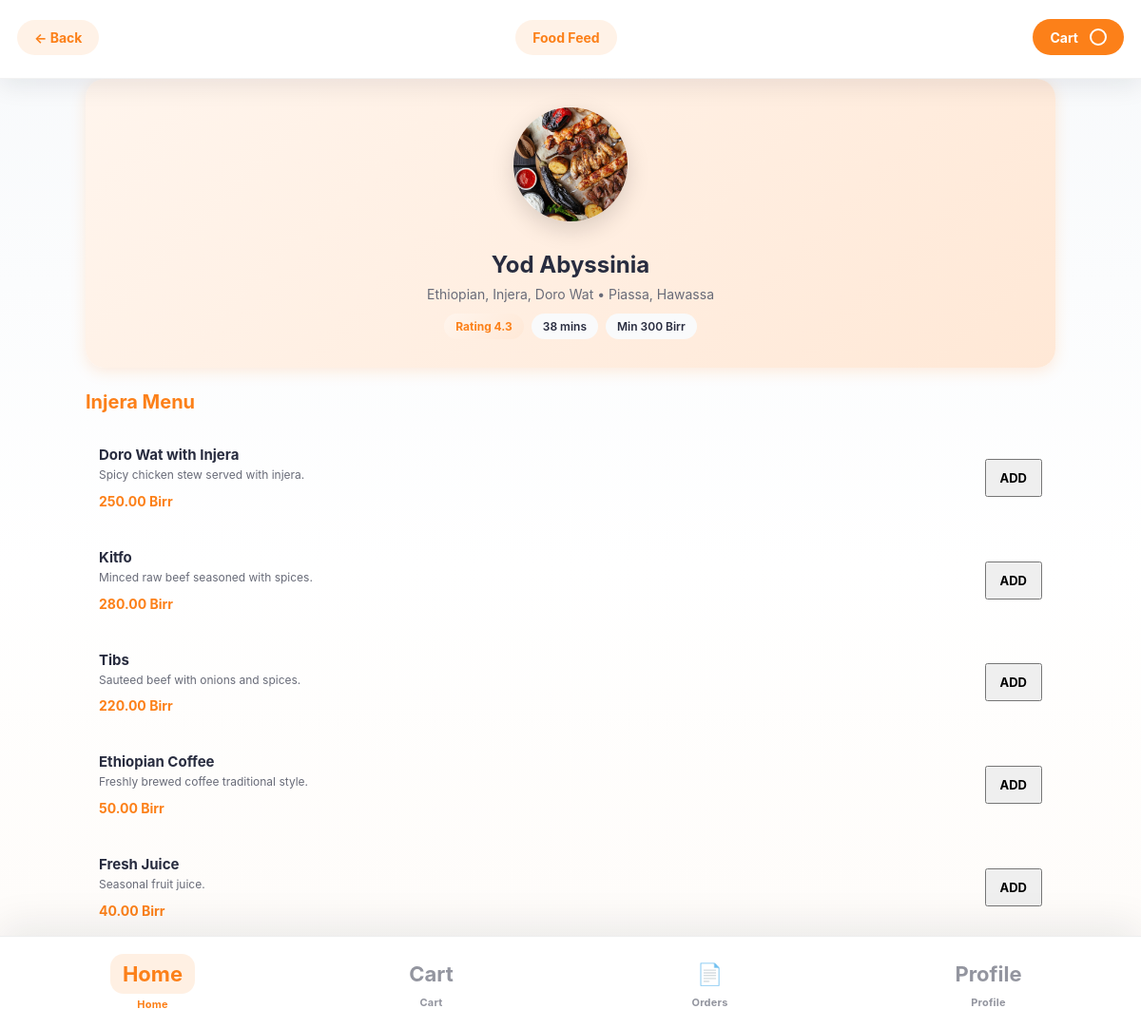
Page /customer/restaurant.php?id=1 (signed in) on the committed database.
### tables this page shows
CREATE TABLE restaurants (
    id INT PRIMARY KEY AUTO_INCREMENT,
    user_id INT NOT NULL,
    name VARCHAR(150) NOT NULL,
    description TEXT,
    cuisine_type VARCHAR(200),
    location VARCHAR(200) NOT NULL,
    phone VARCHAR(20) NOT NULL,
    opening_time TIME,
    closing_time TIME,
    image VARCHAR(255),
    rating DECIMAL(2,1) DEFAULT 0.0,
    status ENUM('pending', 'active', 'suspended') DEFAULT 'pending',
    latitude DECIMAL(10,8) DEFAULT NULL,
    longitude DECIMAL(11,8) DEFAULT NULL,
    created_at TIMESTAMP DEFAULT CURRENT_TIMESTAMP,
    FOREIGN KEY (user_id) REFERENCES users(id) ON DELETE CASCADE,
    INDEX idx_location (latitude, longitude)
);

CREATE TABLE menu_items (
    id INT PRIMARY KEY AUTO_INCREMENT,
    category_id INT NOT NULL,
    name VARCHAR(150) NOT NULL,
    description TEXT,
    price DECIMAL(10,2) NOT NULL,
    image VARCHAR(255),
    is_available BOOLEAN DEFAULT true,
    created_at TIMESTAMP DEFAULT CURRENT_TIMESTAMP,
    FOREIGN KEY (category_id) REFERENCES categories(id) ON DELETE CASCADE
);

### includes/functions.php (called while the page is built, shortened)
<?php
function format_price($amount) {
    return number_format((float)$amount, 2) . ' Birr';
}

### customer/restaurant.php (the view, shortened to what this page needs)
<?php
require_once __DIR__ . '/../includes/db.php';
$id = (int)($_GET['id'] ?? 0);
$stmt = $pdo->prepare('SELECT r.*, u.name AS owner_name FROM restaurants r JOIN users u ON r.user_id = u.id WHERE r.id = ? AND r.status = ? LIMIT 1');
$stmt->execute([$id, 'active']);
$restaurant = $stmt->fetch(PDO::FETCH_ASSOC);
$stmt = $pdo->prepare('SELECT mi.*, c.name AS category_name FROM menu_items mi JOIN categories c ON mi.category_id = c.id WHERE c.restaurant_id = ? ORDER BY mi.created_at DESC');
$stmt->execute([$id]);
$menuItems = $stmt->fetchAll(PDO::FETCH_ASSOC);
$cartCount = get_cart_count();
?><!DOCTYPE html>
<html lang="en">
<head>
    <link rel="stylesheet" href="/assets/css/style.css">
</head>
<body>
    <header class="page-header">
        <div style="display:flex;justify-content:space-between;align-items:center;width:100%;gap:8px;">
            <a class="pill-button" href="/customer/dashboard.php">← Back</a>
            <a class="pill-button" href="/customer/restaurant-feed.php?id=<?= $id ?>">Food Feed</a>
            <a class="pill-button" href="/customer/cart.php" style="background:var(--primary-orange);color:#fff;position:relative;">
                Cart <span class="cart-count nav-badge" style="position:relative;top:auto;right:auto;display:inline-flex;margin-left:4px;"><?= $cartCount ?: '' ?></span>
            </a>
        </div>
    </header>
    <main class="page-content" style="padding-top:0;padding-bottom:80px;">
        <section class="restaurant-hero">
            <div class="hero-image"><img src="/assets/images/food/doro-wat.jpg" alt="<?= htmlspecialchars($restaurant['name']) ?>" style="width: 120px; height: 120px; border-radius: 50%; object-fit: cover; box-shadow: 0 8px 24px rgba(0,0,0,0.15);"></div>
            <div class="restaurant-info">
                <h1 style="font-size:24px;margin-bottom:8px;"><?= htmlspecialchars($restaurant['name']) ?></h1>
                <p style="color:var(--gray-text);font-size:14px;margin:6px 0 12px;"><?= htmlspecialchars($restaurant['cuisine_type']) ?> • <?= htmlspecialchars($restaurant['location']) ?></p>
                <div class="restaurant-stats" style="justify-content:center;">
                    <span style="background:linear-gradient(135deg,#FFF5ED,#FFE8D6);color:var(--primary-orange);font-weight:700;">Rating <?= number_format($restaurant['rating'], 1) ?></span>
                    <span>38 mins</span>
                    <span>Min 300 Birr</span>
                </div>
            </div>
        </section>
        <section class="menu-section">
            <h2>Injera Menu</h2>
            <?php if (empty($menuItems)): ?>
                <div class="empty-state">No menu items available yet.</div>
            <?php else: ?>
                <div style="display:grid;gap:12px;margin-bottom:20px;">
                <?php foreach ($menuItems as $item): ?>
                    <div class="menu-item-card" style="display:grid;grid-template-columns:1fr auto;gap:12px;align-items:center;padding:14px;border-radius:16px;">
                        <div style="min-width:0;">
                            <h3 style="font-size:15px;margin-bottom:4px;"><?= htmlspecialchars($item['name']) ?></h3>
                            <p style="font-size:12px;color:var(--gray-text);margin-bottom:8px;line-height:1.4;"><?= htmlspecialchars(mb_substr($item['description'], 0, 60)) . (mb_strlen($item['description']) > 60 ? '...' : '') ?></p>
                            <strong style="color:var(--primary-orange);font-size:14px;"><?= format_price($item['price']) ?></strong>
                        </div>
                        <button class="secondary-btn add-to-cart" data-id="<?= $item['id'] ?>" style="white-space:nowrap;padding:10px 14px;font-size:13px;font-weight:700;">ADD</button>
                    </div>
                <?php endforeach; ?>
                </div>
            <?php endif; ?>
        </section>
    </main>
    <?php $active_nav = 'home'; include __DIR__ . '/../includes/bottom-nav.php'; ?>
</body>
</html>

### assets/css/style.css (style rules this page uses)
body { transition: opacity 0.2s ease, transform 0.2s ease; }
.primary-btn, .secondary-btn, .pill-button { position: relative; overflow: hidden; }
.primary-btn::after, .secondary-btn::after, .pill-button::after { content: ''; position: absolute; inset: 0; background: radial-gradient(circle, rgba(255, 255, 255, 0.4) 0%, transparent 70%); border-radius: inherit; opacity: 0; transition: opacity 0.3s; pointer-events: none; }
* { box-sizing: border-box; }
:root { --primary-orange: #FC8019; --primary-dark: #E67E22; --accent-red: #FF6B6B; --accent-purple: #6C5CE7; --accent-green: #00B894; --dark-text: #282C3F; --dark-text-light: #1A202C; --gray-text: #686B78; --light-gray: #93959F; --success-green: #48C479; --error-red: #E53935; --warning-yellow: #FFC107; --bg-white: #FFFFFF; --bg-light: #F9FAFB; --bg-orange-tint: #FFF5ED; --border-gray: #E8E8E8; --shadow-sm: 0 2px 8px rgba(0, 0, 0, 0.08); --shadow-md: 0 4px 16px rgba(0, 0, 0, 0.12); --shadow-lg: 0 8px 24px rgba(0, 0, 0, 0.16); --shadow-xl: 0 12px 32px rgba(0, 0, 0, 0.18); --font: 'Okra', 'Inter', -apple-system, sans-serif; }
body { margin: 0; min-height: 100vh; font-family: var(--font); color: var(--dark-text); background: linear-gradient(180deg, #f7f9fb 0%, #ffffff 55%, #fefbf8 100%); background-attachment: fixed; }
button, input, select, textarea { font-family: var(--font); }
button { cursor: pointer; }
a { color: inherit; text-decoration: none; }
h1, h2, h3, h4 { margin: 0; font-weight: 700; }
p { margin: 0; }
html { scroll-behavior: smooth; }
.page-header { padding: 20px 18px 24px; background: rgba(255,255,255,0.96); border-bottom: 1px solid rgba(34, 41, 47, 0.06); position: sticky; top: 0; z-index: 20; backdrop-filter: blur(18px); box-shadow: 0 8px 24px rgba(15, 23, 42, 0.08); }
.page-content { padding: 20px; }
.restaurant-hero { position: relative; font-size: 52px; z-index: 1; transition: transform 0.4s ease; }
.restaurant-meta h3, .menu-item-card h3, .admin-card h3, .order-card h3, .stat-card strong { margin-bottom: 8px; font-size: 16px; }
.restaurant-meta p, .menu-item-card p, .order-card p, .detail-line span, .report-line span { color: var(--gray-text); font-size: 14px; }
.restaurant-stats, .detail-line, .status-badge, .availability { display: flex; gap: 8px; flex-wrap: wrap; }
.restaurant-stats span, .status-badge, .availability { background: var(--bg-light); color: var(--dark-text); border-radius: 999px; padding: 6px 12px; font-size: 12px; font-weight: 600; transition: all 0.3s ease; }
.menu-item-card { display: flex; justify-content: space-between; align-items: center; gap: 12px; transition: all 0.3s ease; }
.menu-item-card div, .cart-item-card .item-details { max-width: calc(100% - 120px); }
.nav-badge { position: absolute; top: 0; right: 2px; background: var(--primary-orange); color: #fff; font-size: 10px; font-weight: 700; min-width: 18px; height: 18px; border-radius: 9px; display: flex; align-items: center; justify-content: center; padding: 0 4px; border: 2px solid #fff; line-height: 1; }
body:has(.bottom-nav) .page-content { padding-bottom: 80px; }
@media (min-width: 1024px) { .page-content { max-width: 1100px; margin: 0 auto; } }
.pill-button { display: inline-flex; align-items: center; gap: 8px; background: rgba(252, 128, 25, 0.1); color: var(--primary-orange); border: none; border-radius: 999px; padding: 10px 18px; font-weight: 700; font-size: 14px; transition: all 0.25s ease; cursor: pointer; }

### customer/restaurant.php (style rules this page uses)
.restaurant-hero { background: linear-gradient(135deg, #FFF5ED 0%, #FFE8D6 100%); border-radius: 20px; padding: 30px 20px; margin: 0 20px 24px; text-align: center; box-shadow: 0 4px 16px rgba(252,128,25,0.15); }
.hero-image { font-size: 64px; margin-bottom: 16px; }
.menu-section { padding: 0 20px; }
.menu-section h2 { font-size: 20px; margin: 20px 0; color: var(--primary-orange); }

### rows in the picture
restaurants: name "Yod Abyssinia", cuisine_type "Ethiopian, Injera, Doro Wat", location "Piassa, Hawassa", rating "4.3"
menu_items: name "Doro Wat with Injera", description "Spicy chicken stew served with injera.", price "250.00 Birr"
menu_items: name "Kitfo", description "Minced raw beef seasoned with spices.", price "280.00 Birr"
menu_items: name "Tibs", description "Sauteed beef with onions and spices.", price "220.00 Birr"
menu_items: name "Ethiopian Coffee", description "Freshly brewed coffee traditional style.", price "50.00 Birr"
menu_items: name "Fresh Juice", description "Seasonal fruit juice.", price "40.00 Birr"
